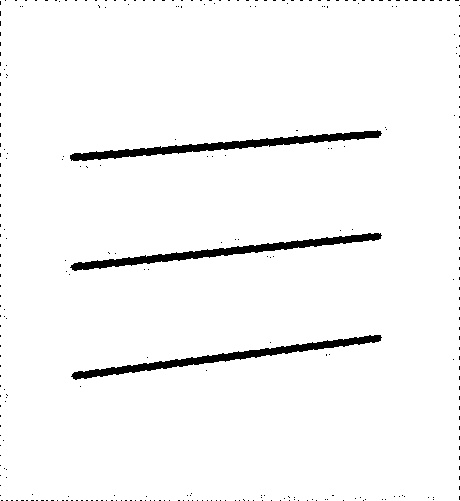
#> input picture scanned_output.jpg, 460 x 501 px
$ python scanner.py --image scanned_output.jpg
#> lines starting #> are read from the running program, lines starting #| are printed output that depends on the picture; after the words box and inside, x2 and y2 are one past the last pixel; in counts of white or black regions, pixels touching at a corner belong together
import cv2
import numpy as np
import argparse
import imutils

# [60 lines left out: functions order_points, four_point_transform, not called in this run]

def main():
    # Construct the argument parser and parse the arguments
    ap = argparse.ArgumentParser(description="Smart Document Scanner")
    ap.add_argument("-i", "--image", required=True, help="Path to the image to be scanned")
    args = vars(ap.parse_args())

    # Step 1: Edge Detection
    # Load the image and compute the ratio of the old height
    # to the new height, clone it, and resize it
    print("[INFO] Loading image...")
    image = cv2.imread(args["image"])
#> image is the input picture: shape (501, 460, 3); min 0, max 255, mean 246.7
    if image is None:
        print(f"[ERROR] Could not read image at {args['image']}")
        return

    ratio = image.shape[0] / 500.0
#> ratio = 1
    orig = image.copy()
    image = imutils.resize(image, height=500)
#> image: shape (500, 459, 3)

    # Convert the image to grayscale, blur it, and find edges
    # in the image
    gray = cv2.cvtColor(image, cv2.COLOR_BGR2GRAY)
    gray = cv2.GaussianBlur(gray, (5, 5), 0)
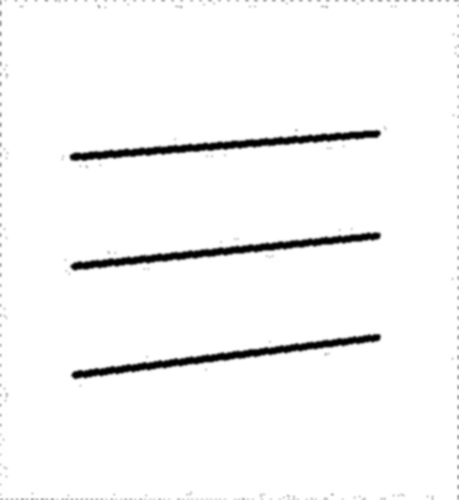
#> gray: shape (500, 459); min 0, max 255, mean 246.9
    edged = cv2.Canny(gray, 75, 200)
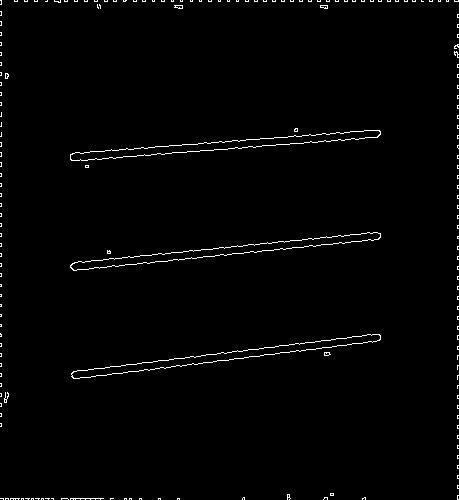
#> edged: shape (500, 459); 1.3% white in thin lines or dots

    # Show the original image and the edge detected image
    print("[INFO] Detecting edges...")
    cv2.imshow("Image", image)
    cv2.imshow("Edged", edged)
    cv2.waitKey(0)
    cv2.destroyAllWindows()

    # Step 2: Finding Contours
    # Find the contours in the edged image, keeping only the
    # largest ones, and initialize the screen contour
    cnts = cv2.findContours(edged.copy(), cv2.RETR_LIST, cv2.CHAIN_APPROX_SIMPLE)
#> cnts = 190 contours, 184 with area under 20; largest, box (x1, y1, x2, y2) and area: (70, 130, 381, 161) 2264, (70, 130, 381, 161) 2256, (70, 232, 381, 271) 2255, (70, 232, 381, 271) 2245, (71, 334, 381, 379) 2224, (71, 334, 381, 379) 2216
    cnts = imutils.grab_contours(cnts)
    cnts = sorted(cnts, key=cv2.contourArea, reverse=True)[:5]
#> cnts = 5 contours; box (x1, y1, x2, y2) and area: (70, 130, 381, 161) 2264, (70, 130, 381, 161) 2256, (70, 232, 381, 271) 2255, (70, 232, 381, 271) 2245, (71, 334, 381, 379) 2224

    screenCnt = None

    # Loop over the contours
    for c in cnts:
        # Approximate the contour
        peri = cv2.arcLength(c, True)
        approx = cv2.approxPolyDP(c, 0.02 * peri, True)

        # If our approximated contour has four points, then we
        # can assume that we have found our screen/document
        if len(approx) == 4:
            screenCnt = approx
            break
#> this loop made 5 passes
#> (peri, approx) on passes 1 to 5: (667.8, [[380, 131], [70, 159]]), (665.4, [[380, 132], [70, 158]]), (675.7, [[380, 233], [70, 267]]), (673.4, [[380, 234], [70, 266]]), (668.5, [[380, 335], [71, 376]])

    # If no contours were found
    if screenCnt is None:
        print("[ERROR] No document contour found. Please try again with a better lit image or clearer background.")
        return

    # Show the contour (outline) of the piece of paper
    print("[INFO] Find contours of paper...")
    cv2.drawContours(image, [screenCnt], -1, (0, 255, 0), 2)
    cv2.imshow("Outline", image)
    cv2.waitKey(0)
    cv2.destroyAllWindows()

    # Step 3: Perspective Transform & Thresholding
    # Apply the four point transform to obtain a top-down
    # view of the original image
    print("[INFO] Applying perspective transform...")
    warped = four_point_transform(orig, screenCnt.reshape(4, 2) * ratio)

    # Convert the warped image to grayscale, then threshold it
    # to give it that 'black and white' paper effect
    warped = cv2.cvtColor(warped, cv2.COLOR_BGR2GRAY)
    T = cv2.threshold(warped, 0, 255, cv2.THRESH_BINARY | cv2.THRESH_OTSU)[1]

    # We can also use adaptive thresholding for better results
    warped = cv2.adaptiveThreshold(warped, 255, cv2.ADAPTIVE_THRESH_GAUSSIAN_C, cv2.THRESH_BINARY, 11, 2)

    # Show the original and scanned images
    print("[INFO] Document scan complete.")
    cv2.imshow("Original", imutils.resize(orig, height=650))
    cv2.imshow("Scanned", imutils.resize(warped, height=650))
    cv2.waitKey(0)

    # Save the output
    output_path = "scanned_output.jpg"
    cv2.imwrite(output_path, warped)
    print(f"[INFO] Scanned output saved to {output_path}")

if __name__ == "__main__":
    main()
